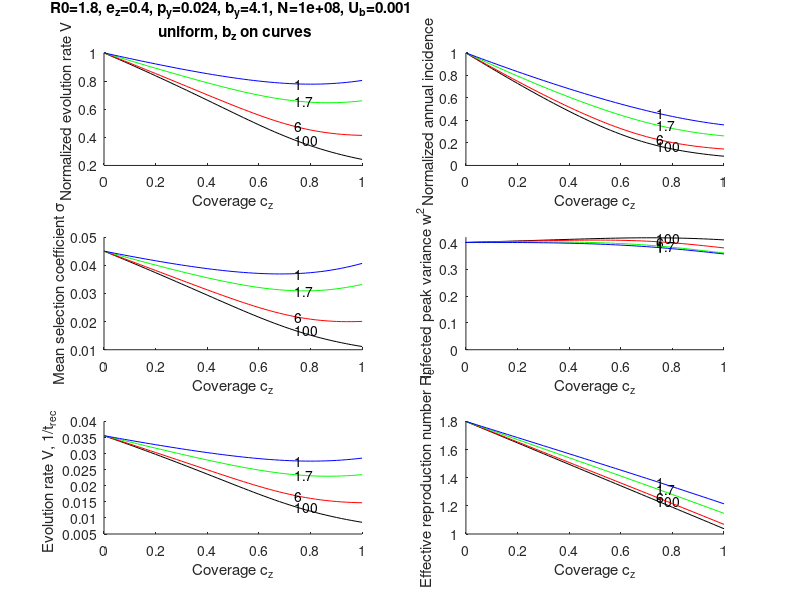

Here is the MATLAB script that generated this plot:
% Red Queen vaccine effect, last vaccination only, vaccine coordinate right at peak
% for a finite width of peak

%% Parameters
R0=1.8;             % basic reproduction number without vaccine, H3N2
ez=0.4;             % vaccine max. efficacy
py=0.024;           % susceptivility to homologous strain
by= 4.1;%1.7;%6.4; %1.7;%2.0;  % K(u) scale, best fit for half-Gaussian distribution s
w20=2;            % initial value SD of infected peak, the best-fit without vaccine, 
Ub=1e-3;%10^(-4.5);%(-2.6);%(-4.5);       % ben. mutation rate, best fit 
N=1e8;
U=Ub;               % total mutation rate in asymmetry \beta
distribution_s='uniform';%'constant';%'halfgaussian';

du=0.1;    
u=0:du:200; % antigenic coordinates (denoted -u)
% natural immunity transmission rate

K=(1+(1-py)/py*exp(-u/by)).^(-1);   % eq. 8
Kder=(1-py)/py/by*exp(-u/by).*(1+(1-py)/py*exp(-u/by)).^(-2);  
cz=0:0.02:1; %  coverage 

%% loop in vaccine breadth b_z
kcol=0;
col='krgbkrgb';
for bz=[100 6 1.7 1] 
    kcol=kcol+1;
    Kz=(1+ez/(1-ez)*exp(-u/bz)).^(-1);  % eq. 10
    Kzder=ez/(1-ez)/bz*exp(-u/bz).*(1+ez/(1-ez)*exp(-u/bz)).^(-2);  

%% Iterating in w
    w2=w20*ones(1,length(cz)); 
    w2old=10*w2;
    Re=ones(1,length(cz)); 
    iw=0;
    while max(abs(w2old./w2-1)) > 1e-4 && iw < 100
        iw=iw+1;
% Reproduction number
        for k=1:length(cz)
            Re(k)=R0*(1-cz(k)*sqrt(2/pi/w2(k))*du*sum(exp(-u.^2/2/w2(k)).*(1-Kz)));  % eq. S37
        end
%% Normalization of the recovered,
        AA=zeros(size(cz));
        sigma1=zeros(size(cz));
        for k=1:length(cz)
% Recovered individual density  
            Anew=1; A=77; i3=0;
            while abs(A/Anew-1)>1e-4 && i3<200
                i3=i3+1; A=Anew;
                r=exp(-A*Re(k)*du*cumsum(K));  % eq. S5, denoted s
                totalr=sum(r)*du; 
                Anew=1/totalr;
            end
            r=A*r;
            AA(k)=A; 
% Selection coefficient from natural infections but with reduced Re
            sigma1(k)=Re(k)*du*sum(Kder.*r); % eq. S7, first term
        end % loop in cz
        sigma0=sigma1(1);   % sigma without vaccine, cz=0
        A0=AA(1);           % normalization factor without vaccine
        
%% Finding X = sigma/sigma0 by iteration 
        XX=zeros(1,length(cz));
        beta0=w2.^(-3)*U/6/sigma0; % eq. S41
        for k=1:length(cz)
            Xnew=1; X=77; iX=0; 
            while abs(X/Xnew-1) > 1e-3 && iX < 100
                X=Xnew; 
                iX=iX+1;
                if iw==1
                    beta=beta0(k)/X;    % as initial approximation
                else
                    beta=beta0(k)*sigma0/s_ast(k); % eq. S41
                end
                Re_der=R0*cz(k)*sqrt(2/pi)*beta/w2(k)*du*sum(exp(-u.^2/2/w2(k)).*Kzder); % eq. S42
                Xnew = (sigma1(k) + Re_der/Re(k))/sigma0; % eq. S7 
            end % iteration
            XX(k)=Xnew;
        end % loop in cz
% Relative incidence
        finf = XX.*AA/A0; 
        sigma=sigma0*XX;
        w2old=w2;
%% Update w2
% Initial approximation of speed
        V=2*sigma*log(N); 
% Iterating fraction of infected finf
        fold=0.1*finf; 
        i_f=0;
        while max(abs(finf/fold-1)) > 1e-3 && i_f<100
            i_f=i_f+1;
            fold=finf;
            Ninf=N*finf;
            switch distribution_s
                case 'constant'
                    for i1=1:20 % iterating in V
                        V=2*sigma.*log(Ninf./sqrt(V.^2 .*log(V/Ub)/(sigma.^3*Ub)))./(log(V/exp(1)/Ub).^2+1); % if V > sigma
                    end
                    w2=V./sigma; % variance in antigenic coordinate
                    s_ast=sigma;
                case 'exponential' 
                    v=2*sigma.^2 .*log(Ninf*Ub);     % Initial iteration of adaptation speed
                    s_ast = sqrt(2*v.*log(2/Ub*sqrt(v/2/pi)));  % Most probable fixed allele selection coefficient
                    for i1=1:10
                        xc = s_ast+v./sigma;
                        s_ast = sqrt(2*v.*log(2/Ub*sqrt(v/2/pi)/(1+sigma./xc+v./sigma./s_ast)));
                        v=2*sigma.*(-s_ast+sigma.*log(N*Ub*xc.^2 ./v-1+2*xc.*sigma./v+2*sigma.^2 ./v));
                    end
                    V=v./s_ast;
                    w2=v./s_ast.^2;    % variance in antigenic coordinate
                case 'halfgaussian'
                    s_ast=sigma*sqrt(pi).*log(sigma/Ub).^0.5;   % Initial iteration
                    kappa=log(2*Ninf.*s_ast*Ub/pi./sigma);
                    for i1=1:10
                        kappa=log(2*Ninf.*s_ast*Ub.*(1+kappa).^1.5/pi./sigma./kappa)./...
                        log(s_ast/Ub.*sqrt(kappa./(1+kappa))); 
                % rederived on 17.12.2024 for half-Gaussian rho(s) with average s=1 above
                        s_ast=sigma.*sqrt(pi*kappa./(1+kappa)).*log(s_ast/Ub.*sqrt(kappa./(1+kappa))).^0.5;  % rederived on 17.12.2024
                    end
                    v=pi*sigma.^2/2 .*kappa;
                    V=v./s_ast;
                    w2=v./s_ast.^2;    % variance in antigenic coordinate
                case 'uniform'
                    alpha=10; % step steepness
                    s0=sigma*2*gamma(1+1/alpha)/gamma(1+2/alpha); % to have mean(s)=sigma
                    X=sqrt(alpha)*s0/Ub;
                    % adaptation rate
                    v=2*s0.^2 .*log(Ninf.*s0.*sqrt(log(Ninf.*s0)))./log(X.*log(X).^0.5).^2 ./(1+log(X)/4 ./log(Ninf.*s0)).^2;
                    % effective selection coefficient
                    s_ast=s0.*(sqrt(2)/alpha*log(s0/Ub)).^(1/(alpha-1));
                    V=v./s_ast;
                    w2=v./s_ast.^2;    % variance in antigenic coordinate
            end  % switch distribution s
            finf=V.*AA;
        end % iterations in finf
    end % iterations in w2
    
%% Plotting results
    ii=1:length(Re);%find(R0 > 1);
figure(1)
subplot(3,2,1)
    plot(cz(ii), V(ii)/V(1), col(kcol))
    text(cz(round(3*end/4)),V(round(3*end/4))/V(1),sprintf('%g', bz))
    hold on
    xlabel('Coverage c_z')
    ylabel('Normalized evolution rate V ')
    title(sprintf('R0=%g, e_z=%g, p_y=%g, b_y=%g, N=%g, U_b=%g \n %s, b_z on curves' ,R0,ez,py,by,N,Ub,distribution_s ))
    box off
    %axis([0 1 0 3])
    subplot(3,2,2)
    plot(cz(ii), finf(ii)/finf(1), col(kcol))
    text(cz(round(3*end/4)),finf(round(3*end/4))/finf(1),sprintf('%g', bz))
    hold on
    xlabel('Coverage c_z')
      box off
    ylabel('Normalized annual incidence ')
%axis([0 1 0 3])
subplot(3,2,3)
    plot(cz(ii), XX(ii)*sigma0, col(kcol))
    text(cz(round(3*end/4)),XX(round(3*end/4))*sigma0,sprintf('%g', bz))
    hold on
    xlabel('Coverage c_z')
    ylabel('Mean selection coefficient \sigma')
    box off
    %title(sprintf('R0=%g, e_z=%g, p_y=%g, b_y=%g, N=%g, U_b=%g \n %s, b_z on curves' ,R0,ez,py,by,N,Ub,distribution_s )) 
subplot(3,2,4)
    plot(cz(ii), w2(ii), col(kcol) )
    text(cz(round(3*end/4)),w2(round(3*end/4)),sprintf('%g', bz))     
    hold on
    xlabel('Coverage c_z')
    ylabel('Infected peak variance w^2')
    axi=axis; axi(3)=0;axis(axi)
    box off
subplot(3,2,5)
    plot(cz(ii), V(ii), col(kcol))
    text(cz(round(3*end/4)),V(round(3*end/4)),sprintf('%g', bz))
    hold on
    xlabel('Coverage c_z')
    ylabel('Evolution rate V, 1/t_{rec}  ')
    box off
%    title(sprintf('R0=%g, e_z=%g, p_y=%g, b_y=%g, N=%g, U_b=%g \n %s, b_z on curves' ,R0,ez,py,by,N,Ub,distribution_s ))
subplot(3,2,6)
    plot(cz(ii), Re(ii), col(kcol) )
    text(cz(round(3*end/4)),Re(round(3*end/4)),sprintf('%g', bz))
    hold on
    xlabel('Coverage c_z')
    ylabel('Effective reproduction number R_e')
    box off
%     title(sprintf('R0=%g, e_z=%g, p_y=%g, b_y=%g, N=%g, U_b=%g \n %s, b_z on curves',R0,ez,py,by,N,Ub,distribution_s  ))

 
end % loop in bz
figure(1)
box off



    

